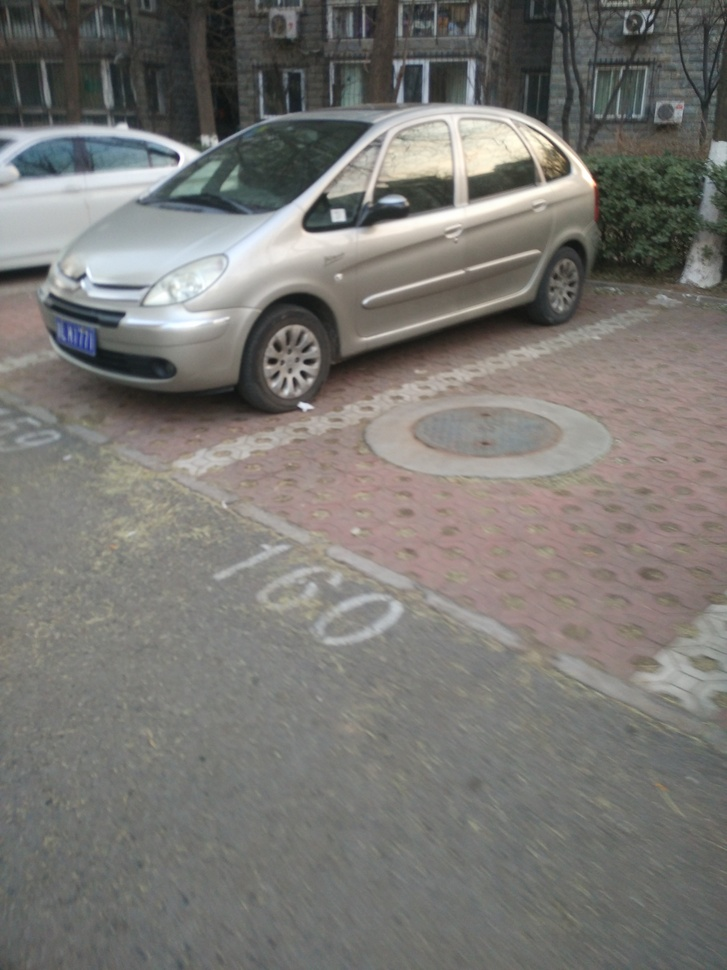
#> input picture opencv/232.jpg, 727 x 970 px, shrunk from 3120 x 4160 before the run
$ python test.py
#> lines starting #> are read from the running program, lines starting #| are printed output that depends on the picture; long printed decimals are rounded

import math
import numpy as np
import cv2


img_path = '../232.jpg'
rotate_angle = 30
theta = math.radians(rotate_angle)
print(rotate_angle, theta)

img = cv2.imread(img_path)
#> img is the input picture: shape (970, 727, 3); mean B, G, R 115.4, 119.5, 121.1
print(img_path, img.shape)
#| ../232.jpg (970, 727, 3)

h, w = img.shape[:2]
#> h = 970; w = 727

# 以中心为原心为旋转
half_w = int(w // 2 + 1)
#> half_w = 364
half_h = int(h // 2 + 1)
#> half_h = 486
# 对右下顶点进行旋转，最大的宽度和高度
new_w1 = (math.cos(theta) * half_w - math.sin(theta) * half_h) * 2
#> new_w1 = 144.5
new_h1 = (math.sin(theta) * half_w + math.cos(theta) * half_h) * 2
#> new_h1 = 1205.8
print("image shape : {}, (new_w, new_h) : {},{}".format(img.shape, new_w1, new_h1))
#| image shape : (970, 727, 3), (new_w, new_h) : 144.466,1205.777

# 对右上顶点进行旋转，最大的宽度和高度
new_w2 = (math.cos(theta) * half_w - math.sin(theta) * -half_h) * 2
#> new_w2 = 1116.5
new_h2 = (math.sin(theta) * half_w + math.cos(theta) * -half_h) * 2
#> new_h2 = -477.8
print("image shape : {}, (new_w, new_h) : {},{}".format(img.shape, new_w2, new_h2))
#| image shape : (970, 727, 3), (new_w, new_h) : 1116.466,-477.777

# 求出最大的宽度和高度
new_w = int(max(abs(new_w1), abs(new_w2), w))
#> new_w = 1116
new_h = int(max(abs(new_h1), abs(new_h2), h))
#> new_h = 1205
print(new_w, new_h)
#| 1116 1205

M = cv2.getRotationMatrix2D((w//2, h//2), rotate_angle, 1.0)
M[0, 2] += (new_w - w) // 2
M[1, 2] += (new_h - h) // 2
print(M)
#| [[ 8.66025404e-01  5.00000000e-01  1.32778426e-01]
#|  [-5.00000000e-01  8.66025404e-01  3.63477679e+02]]


img_res = cv2.warpAffine(img, M, (new_w, new_h))
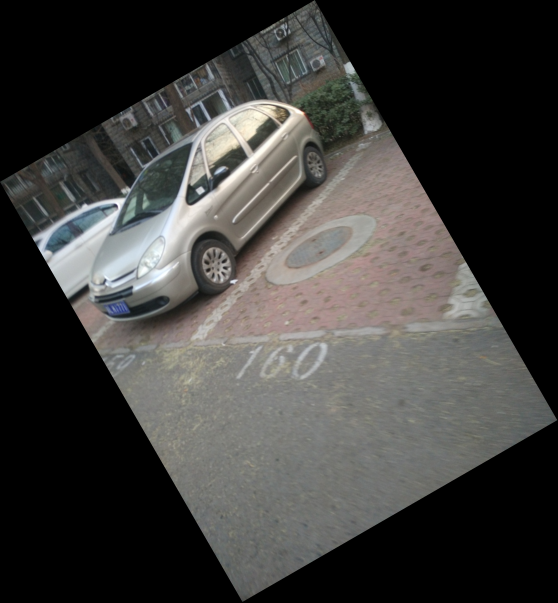
#> img_res: shape (1205, 1116, 3) (shown at 1/2 size); mean B, G, R 60.5, 62.7, 63.5
cv2.imwrite("res.jpg", img_res)
